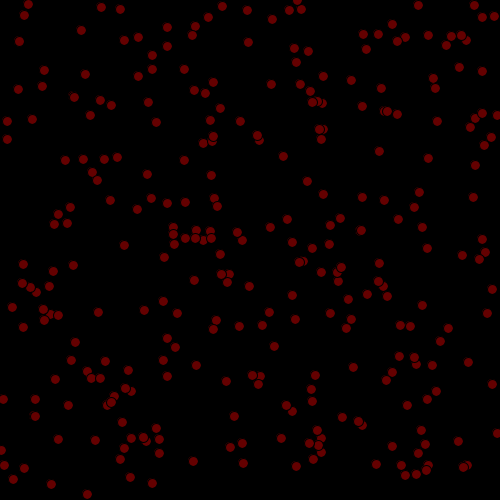
Frame 1 (no input)
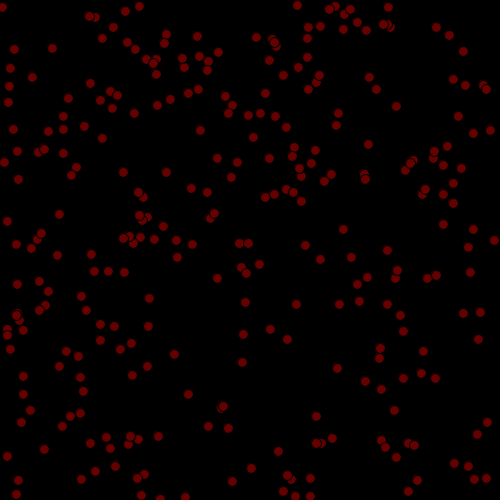
Frame 60 (the mouse pressed at the canvas centre just before this capture)
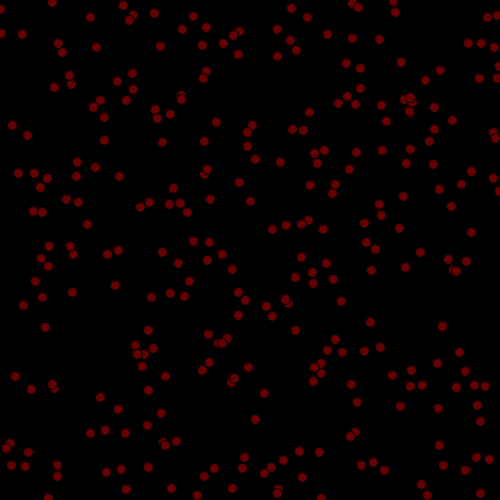
Frame 120 (the mouse held since frame 60 and released just before this capture)

The Processing sketch that drew these frames (run headless with seeded random() and noise(); from frame 60 on, the mouse is pressed at the canvas centre):

// Processing sketch: Magic_Worms
// ── Magic_Worms.pde
void setup(){
  size(500,500);
 
  
  
  
}
void draw(){
   background(0,0,0);
  int x = 100;
  int y = 100;
  
  
  for (int i = 0; i <= 300; i++){
    fill(100,0,0);
    ellipse(x,y, 10, 10);
    x = (int)random(500);
    y = (int)random(500);
  }
  
 

  

}
  float frequency = .001;
    float noiseInterval = PI;

    void makeMagical() {
        fill( 0, 0, 0, 10 );
        rect(0, 0, width, height);
        noStroke();
    }

    float getWormX(int i) {
        return map(noise(i*noiseInterval + frameCount * frequency), 0, 1, 0, width);
    }

    float getWormY(int i) {
        return map(noise(i*noiseInterval+1 + frameCount * frequency), 0, 1, 0, height);
    }
